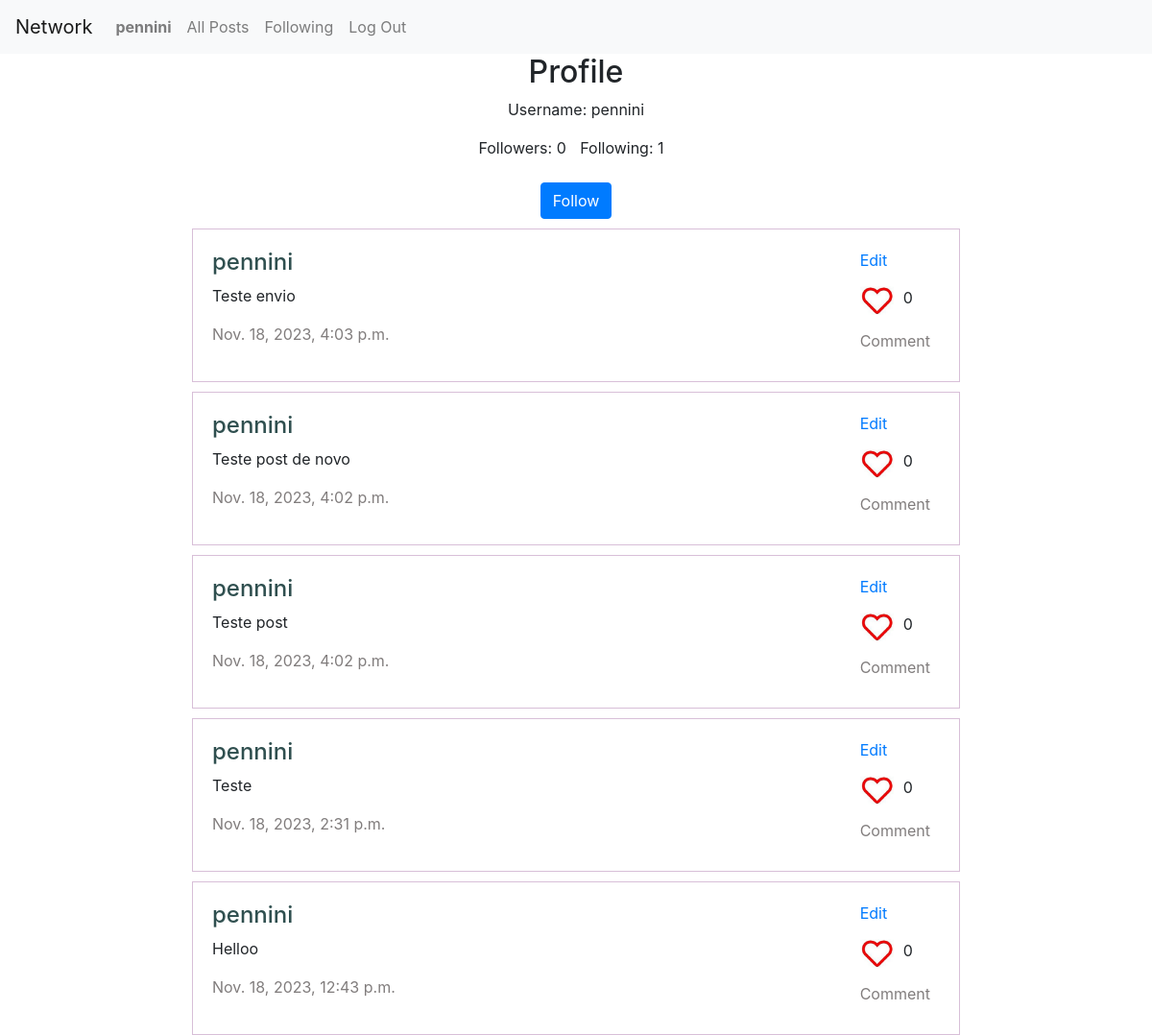
The app's page /profile/2 (signed in), older data.
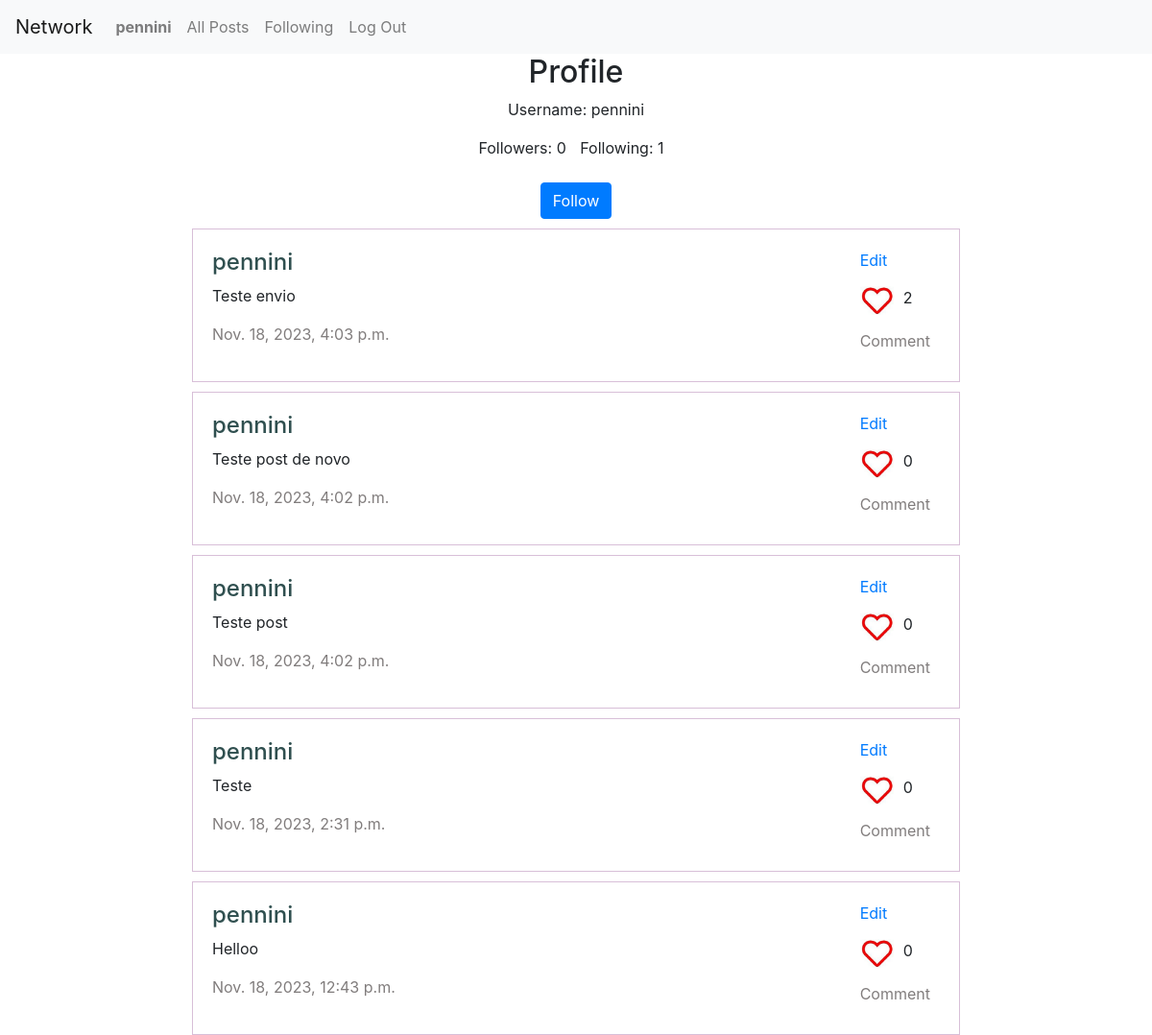
The same page, newer data.
### network/models.py (models this page shows, shortened)
class Post(models.Model):
    user = models.ForeignKey(User, on_delete=models.CASCADE, related_name="posts")
    content = models.TextField()
    timestamp = models.DateTimeField(auto_now_add=True)
    likes_post = models.IntegerField(default=0)

class User(AbstractUser):
    pass

### network/views.py (the view)
# urls.py: path("profile/<int:user_id>", views.profile, name="profile"),
@login_required
def profile(request, user_id):
    user = User.objects.get(id=user_id)
    posts = Post.objects.filter(user=user_id).order_by("-timestamp").all()
    followers = Follow.objects.filter(following=user_id).count()
    following = Follow.objects.filter(user=user_id).count()
    if request.user.is_authenticated:
        if request.user == user_id:
            return render(request, "network/profile.html", {
                "user_id": user,
                "posts": posts,
                "followers": followers,
                "following": following
            })
        else:
            return render(request, "network/profile.html", {
                "user_id": user,
                "posts": posts,
                "followers": followers,
                "following": following,
                "follow": True
            })
    else:
        return HttpResponseRedirect(reverse("login"))

### network/templates/network/profile.html (shortened to what this page needs)
{% extends "network/layout.html" %}
{% load static %}
{% block body %}
    <div id="info-profile">
        <h2>Profile</h2>
        <div>
            <p>Username: {{ user.username }}</p>
            <div id="follow-profile">
                <span>Followers: {{ followers }}</span>
                <span>Following: {{ following }}</span>
            </div>
        </div>
        <br>
        <div class="follow-but">
            <button class="btn btn-primary" data-userid="{{ user.id }}">Follow</button>
        </div>
    </div>
    {% for post in posts %}
        <div class="post-views">
            <span>
                <a href="{% url 'profile' post.user.id %}" class="user-id"><h4>{{ post.user }}</h4></a>
                <p>{{ post.content }}</p>
                <p class="timestamp">{{ post.timestamp }}</p>
            </span>
            <span>
                <div class="post-interaction">
                    <div class="post-but">
                        <a href="#" class="edit-post" data-id="{{ post.id }}">Edit</a>
                    </div>
                    <div class="like-but">
                        <a href="#" class="like-post">
                            <img data-id="{{ post.id }}" src="{% static 'network/images/unlike.png' %}" alt="like button" class="icone-like">
                        </a>
                        <div id="like-{{ post.id }}">{{ post.likes_post }}</div>
                    </div>
                    <div class="post-but">
                        <a href="#" class="comment-post" data-id="{{ post.id }}">Comment</a>
                    </div>
                </div>
            </span>
        </div>
    {% endfor %}
{% endblock body %}

Row changes from the older to the newer data that the page shows:
changed Post "Teste envio": likes_post "0" → "2"
